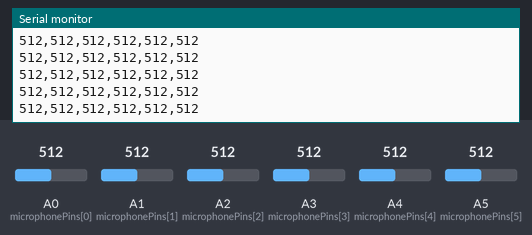
Simulated run of this sketch. Board: Arduino Uno, built with avr-gcc and run on an emulated ATmega328P. Parts: the last lines printed to the serial monitor. Inputs (shaded band) come from the test bench; at power-on: A0 (microphonePins[0]) = 512, A1 (microphonePins[1]) = 512, A2 (microphonePins[2]) = 512, A3 (microphonePins[3]) = 512, A4 (microphonePins[4]) = 512, A5 (microphonePins[5]) = 512.

Above: at 2.7 s.
2.8 s: A0 (microphonePins[0]) set to 111
At 2.85 s:
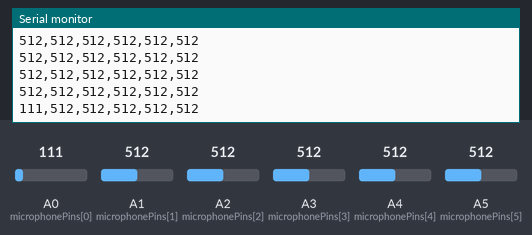
5.8 s: A0 (microphonePins[0]) set to 91
At 5.8 s:
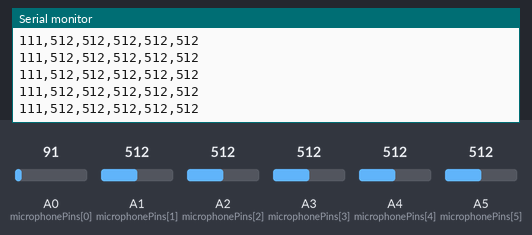
Timing chart, 0 to 8.8 s (numbered marks = the images above; inputs shaded):
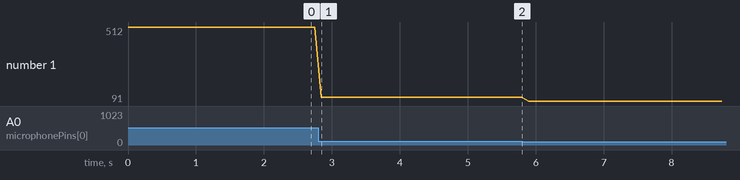

The sketch:

Arduino_code_sound_direction.ino
```cpp
const int numMicrophones = 6;
int microphonePins[numMicrophones] = {A0,A1,A2,A3,A4,A5};

void setup() {
  Serial.begin(9600); // Initialize serial communication
}

void loop() {
  // Read analog signals from all microphones
  for (int i = 0; i < numMicrophones; i++) {
    int microphoneReading = analogRead(microphonePins[i]);
    // Send the readings over serial
    Serial.print(microphoneReading);
    if (i < numMicrophones - 1) {
      Serial.print(","); // Delimiter between readings
    }
  }
  Serial.println(); // Newline to indicate end of data
  delay(100); // Adjust delay according to your sampling rate
}
```

Measured:
- after the input at 2.8 s, the serial monitor: prints a new line after 0.05 s (image 1)
- plotted number 1: 512 → 111 after the input at 2.8 s, 111 → 91 after the input at 5.8 s
